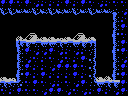

This game map was drawn from its Tiled (.tmx) file and the tilesets committed beside it. A one-line description and the full map source follow:
An orthogonal 16x12 tile map with 8x8 px tiles, 1 tile layer (Tile Layer 1) and 6 objects (big-item, item, door-up, door-right, breakable-right, ...).

<map version="1.0" orientation="orthogonal" renderorder="right-down" width="16" height="12" tilewidth="8" tileheight="8" nextobjectid="27">
 <properties>
  <property name="left" value="hole" />
 </properties>
 <tileset firstgid="1" name="tiles" tilewidth="8" tileheight="8" tilecount="256" columns="16">
  <image source="tiles.png" width="128" height="128" />
 </tileset>
 <layer name="Tile Layer 1" width="16" height="12">
  <data encoding="csv">
124,124,122,124,244,123,123,123,124,123,124,122,244,123,122,122,
130,130,131,131,130,132,130,132,131,130,131,130,131,131,202,244,
1,1,1,1,1,1,1,1,1,1,1,1,1,1,125,123,
1,1,1,1,1,1,1,1,1,1,1,1,1,1,125,124,
1,1,99,103,104,98,98,97,98,103,104,98,1,1,251,122,
1,1,113,114,116,117,117,115,116,117,114,118,1,1,125,124,
1,1,125,124,244,244,124,244,123,244,123,252,1,1,251,124,
1,1,125,244,122,123,122,244,122,123,124,126,1,1,125,244,
1,1,125,124,123,123,244,124,124,124,122,126,1,1,125,124,
98,97,251,124,123,124,123,123,123,124,123,126,98,99,251,124,
115,254,218,122,124,122,244,123,122,244,124,217,117,115,114,124,
122,123,124,122,122,244,124,124,244,122,244,123,124,123,244,124
</data>
 </layer>
 <objectgroup name="objects">
  <object id="14" type="big-item" x="40" y="16" width="32" height="24" />
  <object id="15" type="item" x="48" y="24" width="16" height="16" />
  <object id="17" type="door-up" x="48" y="0" width="32" height="16" />
  <object id="18" type="door-right" x="112" y="56" width="16" height="24" />
  <object id="22" type="breakable-right" x="112" y="48" width="16" height="32" />
  <object id="24" type="breakable-up" x="48" y="0" width="32" height="16" />
 </objectgroup>
</map>
